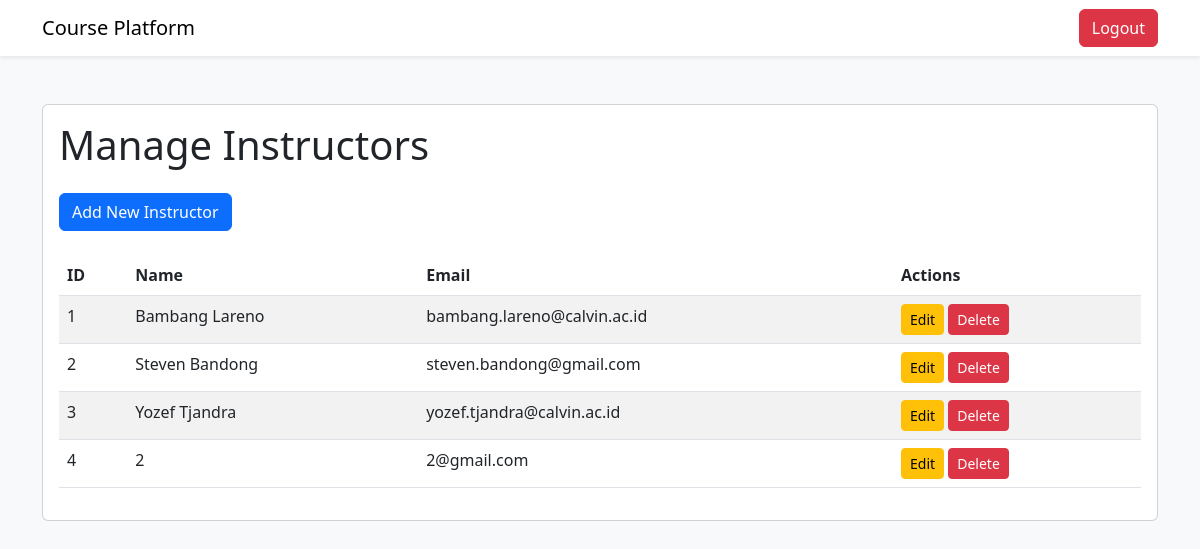
The page /admin/manage-instructors (signed in) on the database its author committed.
### tables this page shows
CREATE TABLE instruktur (
                id_instruktur INTEGER PRIMARY KEY AUTOINCREMENT,
                nama_instruktur TEXT NOT NULL,
                email TEXT NOT NULL,
                password TEXT NOT NULL
            );

### features/auth.py (the view)
    def manage_instructors(self):
        if not session.get('email') and session.get('role') != 'admin':
            return redirect('/login_admin')
        instructors = query_db('SELECT * FROM instruktur')
        return render_template('manage_instructor_page.html', instructors=instructors)

### database.py (called while the page is built)
def get_db():
    db = getattr(g, '_database', None)
    if db is None:
        db = g._database = sqlite3.connect(DATABASE)
        db.row_factory = sqlite3.Row
    return db

def query_db(query, args=(), one=False):
    cur = get_db().execute(query, args)
    rv = cur.fetchall()
    cur.close()
    get_db().commit()
    return (rv[0] if rv else None) if one else rv

### templates/manage_instructor_page.html (shortened to what this page needs)
<!DOCTYPE html>
<html lang="en">
<head>
    <link href="https://cdn.jsdelivr.net/npm/bootstrap@5.3.0/dist/css/bootstrap.min.css" rel="stylesheet">
</head>
<body class="bg-light">
    <nav class="navbar navbar-expand-lg navbar-light bg-white shadow-sm">
        <div class="container">
            <a class="navbar-brand" href="/admin">Course Platform</a>
            <div class="d-flex">
                <a href="/logout" class="btn btn-danger">Logout</a>
            </div>
        </div>
    </nav>
    <div class="container py-5">
        <div class="card">
            <div class="card-body">
                <h1 class="card-title mb-4">Manage Instructors</h1>
                <div class="mb-4">
                    <a href="/admin/add-instructor" class="btn btn-primary">Add New Instructor</a>
                </div>
                <table class="table table-striped">
                    <thead>
                        <tr>
                            <th>ID</th>
                            <th>Name</th>
                            <th>Email</th>
                            <th>Actions</th>
                        </tr>
                    </thead>
                    <tbody>
                        {% for instructor in instructors %}
                        <tr>
                            <td>{{ instructor.id_instruktur }}</td>
                            <td>{{ instructor.nama_instruktur }}</td>
                            <td>{{ instructor.email }}</td>
                            <td>
                                <a href="/admin/edit-instructor/{{ instructor.id_instruktur }}"
                                    class="btn btn-sm btn-warning">Edit</a>
                                <a href="/admin/delete-instructor/{{ instructor.id_instruktur }}"
                                    class="btn btn-sm btn-danger">Delete</a>
                            </td>
                        </tr>
                        {% endfor %}
                    </tbody>
                </table>
            </div>
        </div>
    </div>
</body>
</html>

### rows shown on the page
instruktur: id_instruktur "1", nama_instruktur "Bambang Lareno", email "bambang.lareno@calvin.ac.id"
instruktur: id_instruktur "2", nama_instruktur "Steven Bandong", email "steven.bandong@gmail.com"
instruktur: id_instruktur "3", nama_instruktur "Yozef Tjandra", email "yozef.tjandra@calvin.ac.id"
instruktur: id_instruktur "4", nama_instruktur "2", email "2@gmail.com"
